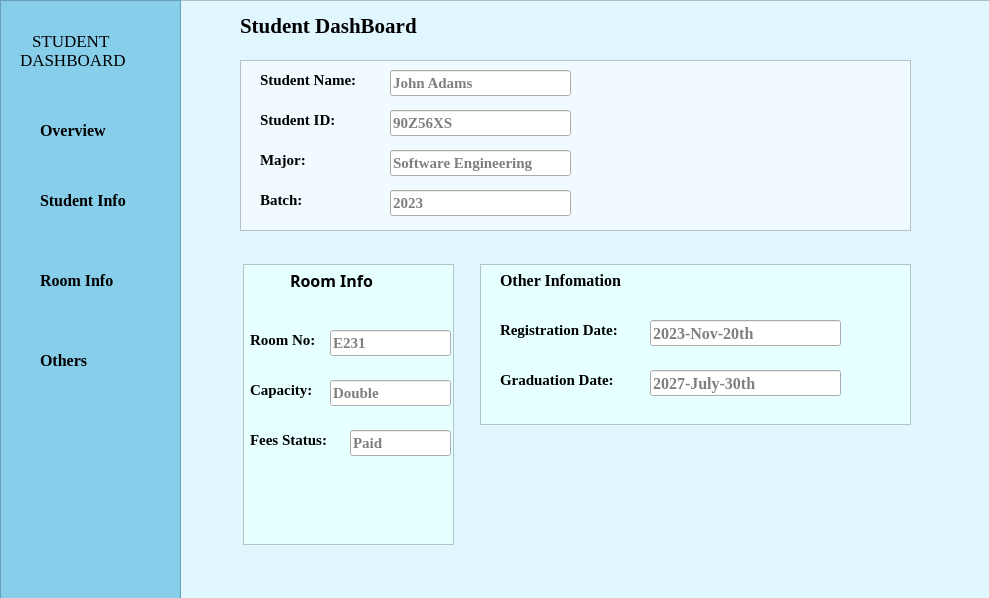
<?xml version="1.0" encoding="UTF-8"?>
<ui version="4.0">
 <class>Dialog</class>
 <widget class="QDialog" name="Dialog">
  <property name="geometry">
   <rect>
    <x>0</x>
    <y>0</y>
    <width>989</width>
    <height>598</height>
   </rect>
  </property>
  <property name="windowTitle">
   <string>Dialog</string>
  </property>
  <widget class="QPlainTextEdit" name="plainTextEdit">
   <property name="geometry">
    <rect>
     <x>0</x>
     <y>0</y>
     <width>991</width>
     <height>601</height>
    </rect>
   </property>
   <property name="styleSheet">
    <string notr="true">QPlainTextEdit {
    background-color: #e0f7ff;
}
</string>
   </property>
  </widget>
  <widget class="QPlainTextEdit" name="plainTextEdit_2">
   <property name="geometry">
    <rect>
     <x>0</x>
     <y>0</y>
     <width>181</width>
     <height>601</height>
    </rect>
   </property>
   <property name="styleSheet">
    <string notr="true">QPlainTextEdit {
    background-color: skyblue;
}
</string>
   </property>
  </widget>
  <widget class="QPlainTextEdit" name="plainTextEdit_3">
   <property name="geometry">
    <rect>
     <x>240</x>
     <y>60</y>
     <width>671</width>
     <height>171</height>
    </rect>
   </property>
   <property name="styleSheet">
    <string notr="true">QPlainTextEdit {
    background-color: #f0faff;
}
</string>
   </property>
  </widget>
  <widget class="QPlainTextEdit" name="plainTextEdit_4">
   <property name="geometry">
    <rect>
     <x>243</x>
     <y>264</y>
     <width>211</width>
     <height>281</height>
    </rect>
   </property>
   <property name="styleSheet">
    <string notr="true">QPlainTextEdit {
    background-color: #e6ffff;
}
</string>
   </property>
   <property name="plainText">
    <string/>
   </property>
  </widget>
  <widget class="QPlainTextEdit" name="plainTextEdit_5">
   <property name="geometry">
    <rect>
     <x>480</x>
     <y>264</y>
     <width>431</width>
     <height>161</height>
    </rect>
   </property>
   <property name="styleSheet">
    <string notr="true">QPlainTextEdit {
    background-color: #e6ffff;
}
</string>
   </property>
   <property name="plainText">
    <string>

</string>
   </property>
  </widget>
  <widget class="QLabel" name="label">
   <property name="geometry">
    <rect>
     <x>240</x>
     <y>10</y>
     <width>241</width>
     <height>31</height>
    </rect>
   </property>
   <property name="font">
    <font>
     <family>Times New Roman</family>
     <pointsize>16</pointsize>
     <bold>true</bold>
    </font>
   </property>
   <property name="text">
    <string>Student DashBoard</string>
   </property>
  </widget>
  <widget class="QLabel" name="label_2">
   <property name="geometry">
    <rect>
     <x>32</x>
     <y>30</y>
     <width>111</width>
     <height>21</height>
    </rect>
   </property>
   <property name="font">
    <font>
     <family>Times New Roman</family>
     <pointsize>13</pointsize>
     <bold>false</bold>
    </font>
   </property>
   <property name="text">
    <string>STUDENT</string>
   </property>
  </widget>
  <widget class="QLabel" name="label_3">
   <property name="geometry">
    <rect>
     <x>20</x>
     <y>50</y>
     <width>151</width>
     <height>20</height>
    </rect>
   </property>
   <property name="font">
    <font>
     <family>Times New Roman</family>
     <pointsize>13</pointsize>
    </font>
   </property>
   <property name="text">
    <string>DASHBOARD</string>
   </property>
  </widget>
  <widget class="QLabel" name="label_4">
   <property name="geometry">
    <rect>
     <x>260</x>
     <y>70</y>
     <width>131</width>
     <height>20</height>
    </rect>
   </property>
   <property name="font">
    <font>
     <family>Times New Roman</family>
     <pointsize>11</pointsize>
     <bold>true</bold>
    </font>
   </property>
   <property name="text">
    <string>Student Name:</string>
   </property>
  </widget>
  <widget class="QLabel" name="label_5">
   <property name="geometry">
    <rect>
     <x>260</x>
     <y>110</y>
     <width>91</width>
     <height>20</height>
    </rect>
   </property>
   <property name="font">
    <font>
     <family>Times New Roman</family>
     <pointsize>11</pointsize>
     <bold>true</bold>
    </font>
   </property>
   <property name="text">
    <string>Student ID:</string>
   </property>
  </widget>
  <widget class="QLabel" name="label_6">
   <property name="geometry">
    <rect>
     <x>260</x>
     <y>150</y>
     <width>63</width>
     <height>20</height>
    </rect>
   </property>
   <property name="font">
    <font>
     <family>Times New Roman</family>
     <pointsize>11</pointsize>
     <bold>true</bold>
    </font>
   </property>
   <property name="text">
    <string>Major:</string>
   </property>
  </widget>
  <widget class="QLabel" name="label_8">
   <property name="geometry">
    <rect>
     <x>290</x>
     <y>270</y>
     <width>101</width>
     <height>21</height>
    </rect>
   </property>
   <property name="font">
    <font>
     <family>Titillium Web</family>
     <pointsize>12</pointsize>
     <bold>true</bold>
    </font>
   </property>
   <property name="text">
    <string>Room Info</string>
   </property>
  </widget>
  <widget class="QLabel" name="label_9">
   <property name="geometry">
    <rect>
     <x>500</x>
     <y>270</y>
     <width>161</width>
     <height>21</height>
    </rect>
   </property>
   <property name="font">
    <font>
     <family>Times New Roman</family>
     <pointsize>12</pointsize>
     <bold>true</bold>
    </font>
   </property>
   <property name="text">
    <string>Other Infomation</string>
   </property>
  </widget>
  <widget class="QLabel" name="label_10">
   <property name="geometry">
    <rect>
     <x>250</x>
     <y>330</y>
     <width>81</width>
     <height>20</height>
    </rect>
   </property>
   <property name="font">
    <font>
     <family>Times New Roman</family>
     <pointsize>11</pointsize>
     <bold>true</bold>
    </font>
   </property>
   <property name="text">
    <string>Room No:</string>
   </property>
  </widget>
  <widget class="QLabel" name="label_11">
   <property name="geometry">
    <rect>
     <x>250</x>
     <y>380</y>
     <width>81</width>
     <height>20</height>
    </rect>
   </property>
   <property name="font">
    <font>
     <family>Times New Roman</family>
     <pointsize>11</pointsize>
     <bold>true</bold>
    </font>
   </property>
   <property name="text">
    <string>Capacity:</string>
   </property>
  </widget>
  <widget class="QLabel" name="label_12">
   <property name="geometry">
    <rect>
     <x>250</x>
     <y>430</y>
     <width>101</width>
     <height>20</height>
    </rect>
   </property>
   <property name="font">
    <font>
     <family>Times New Roman</family>
     <pointsize>11</pointsize>
     <bold>true</bold>
    </font>
   </property>
   <property name="text">
    <string>Fees Status:</string>
   </property>
  </widget>
  <widget class="QLabel" name="label_7">
   <property name="geometry">
    <rect>
     <x>500</x>
     <y>320</y>
     <width>141</width>
     <height>20</height>
    </rect>
   </property>
   <property name="font">
    <font>
     <family>Times New Roman</family>
     <pointsize>11</pointsize>
     <bold>true</bold>
    </font>
   </property>
   <property name="text">
    <string>Registration Date:</string>
   </property>
  </widget>
  <widget class="QLabel" name="label_13">
   <property name="geometry">
    <rect>
     <x>500</x>
     <y>370</y>
     <width>141</width>
     <height>20</height>
    </rect>
   </property>
   <property name="font">
    <font>
     <family>Times New Roman</family>
     <pointsize>11</pointsize>
     <bold>true</bold>
    </font>
   </property>
   <property name="text">
    <string>Graduation Date:</string>
   </property>
  </widget>
  <widget class="QLabel" name="label_14">
   <property name="geometry">
    <rect>
     <x>260</x>
     <y>190</y>
     <width>63</width>
     <height>20</height>
    </rect>
   </property>
   <property name="font">
    <font>
     <family>Times New Roman</family>
     <pointsize>11</pointsize>
     <bold>true</bold>
    </font>
   </property>
   <property name="text">
    <string>Batch:</string>
   </property>
  </widget>
  <widget class="QLineEdit" name="lineEdit">
   <property name="geometry">
    <rect>
     <x>390</x>
     <y>70</y>
     <width>181</width>
     <height>26</height>
    </rect>
   </property>
   <property name="font">
    <font>
     <family>Times New Roman</family>
     <pointsize>11</pointsize>
     <bold>true</bold>
    </font>
   </property>
   <property name="placeholderText">
    <string>John Adams</string>
   </property>
  </widget>
  <widget class="QLineEdit" name="lineEdit_2">
   <property name="geometry">
    <rect>
     <x>390</x>
     <y>110</y>
     <width>181</width>
     <height>26</height>
    </rect>
   </property>
   <property name="font">
    <font>
     <family>Times New Roman</family>
     <pointsize>11</pointsize>
     <bold>true</bold>
    </font>
   </property>
   <property name="placeholderText">
    <string>90Z56XS</string>
   </property>
  </widget>
  <widget class="QLineEdit" name="lineEdit_3">
   <property name="geometry">
    <rect>
     <x>390</x>
     <y>150</y>
     <width>181</width>
     <height>26</height>
    </rect>
   </property>
   <property name="font">
    <font>
     <family>Times New Roman</family>
     <pointsize>11</pointsize>
     <bold>true</bold>
    </font>
   </property>
   <property name="placeholderText">
    <string>Software Engineering</string>
   </property>
  </widget>
  <widget class="QLineEdit" name="lineEdit_4">
   <property name="geometry">
    <rect>
     <x>390</x>
     <y>190</y>
     <width>181</width>
     <height>26</height>
    </rect>
   </property>
   <property name="font">
    <font>
     <family>Times New Roman</family>
     <pointsize>11</pointsize>
     <bold>true</bold>
    </font>
   </property>
   <property name="placeholderText">
    <string>2023</string>
   </property>
  </widget>
  <widget class="QLineEdit" name="lineEdit_5">
   <property name="geometry">
    <rect>
     <x>330</x>
     <y>330</y>
     <width>121</width>
     <height>26</height>
    </rect>
   </property>
   <property name="font">
    <font>
     <family>Times New Roman</family>
     <pointsize>11</pointsize>
     <bold>true</bold>
    </font>
   </property>
   <property name="placeholderText">
    <string>E231</string>
   </property>
  </widget>
  <widget class="QLineEdit" name="lineEdit_6">
   <property name="geometry">
    <rect>
     <x>330</x>
     <y>380</y>
     <width>121</width>
     <height>26</height>
    </rect>
   </property>
   <property name="font">
    <font>
     <family>Times New Roman</family>
     <pointsize>11</pointsize>
     <bold>true</bold>
    </font>
   </property>
   <property name="placeholderText">
    <string>Double</string>
   </property>
  </widget>
  <widget class="QLineEdit" name="lineEdit_7">
   <property name="geometry">
    <rect>
     <x>350</x>
     <y>430</y>
     <width>101</width>
     <height>26</height>
    </rect>
   </property>
   <property name="font">
    <font>
     <family>Times New Roman</family>
     <pointsize>11</pointsize>
     <bold>true</bold>
    </font>
   </property>
   <property name="placeholderText">
    <string>Paid</string>
   </property>
  </widget>
  <widget class="QLineEdit" name="lineEdit_8">
   <property name="geometry">
    <rect>
     <x>650</x>
     <y>320</y>
     <width>191</width>
     <height>26</height>
    </rect>
   </property>
   <property name="font">
    <font>
     <family>Times New Roman</family>
     <pointsize>12</pointsize>
     <bold>true</bold>
    </font>
   </property>
   <property name="placeholderText">
    <string>2023-Nov-20th</string>
   </property>
  </widget>
  <widget class="QLineEdit" name="lineEdit_9">
   <property name="geometry">
    <rect>
     <x>650</x>
     <y>370</y>
     <width>191</width>
     <height>26</height>
    </rect>
   </property>
   <property name="font">
    <font>
     <family>Times New Roman</family>
     <pointsize>12</pointsize>
     <italic>false</italic>
     <bold>true</bold>
    </font>
   </property>
   <property name="placeholderText">
    <string>2027-July-30th</string>
   </property>
  </widget>
  <widget class="QLabel" name="label_15">
   <property name="geometry">
    <rect>
     <x>40</x>
     <y>110</y>
     <width>111</width>
     <height>41</height>
    </rect>
   </property>
   <property name="font">
    <font>
     <family>Times New Roman</family>
     <pointsize>12</pointsize>
     <bold>true</bold>
    </font>
   </property>
   <property name="text">
    <string>Overview</string>
   </property>
  </widget>
  <widget class="QLabel" name="label_16">
   <property name="geometry">
    <rect>
     <x>40</x>
     <y>190</y>
     <width>111</width>
     <height>20</height>
    </rect>
   </property>
   <property name="font">
    <font>
     <family>Times New Roman</family>
     <pointsize>12</pointsize>
     <bold>true</bold>
    </font>
   </property>
   <property name="text">
    <string>Student Info</string>
   </property>
  </widget>
  <widget class="QLabel" name="label_17">
   <property name="geometry">
    <rect>
     <x>40</x>
     <y>270</y>
     <width>101</width>
     <height>20</height>
    </rect>
   </property>
   <property name="font">
    <font>
     <family>Times New Roman</family>
     <pointsize>12</pointsize>
     <bold>true</bold>
    </font>
   </property>
   <property name="text">
    <string>Room Info</string>
   </property>
  </widget>
  <widget class="QLabel" name="label_18">
   <property name="geometry">
    <rect>
     <x>40</x>
     <y>350</y>
     <width>71</width>
     <height>20</height>
    </rect>
   </property>
   <property name="font">
    <font>
     <family>Times New Roman</family>
     <pointsize>12</pointsize>
     <bold>true</bold>
    </font>
   </property>
   <property name="text">
    <string>Others</string>
   </property>
  </widget>
 </widget>
 <resources/>
 <connections/>
</ui>
